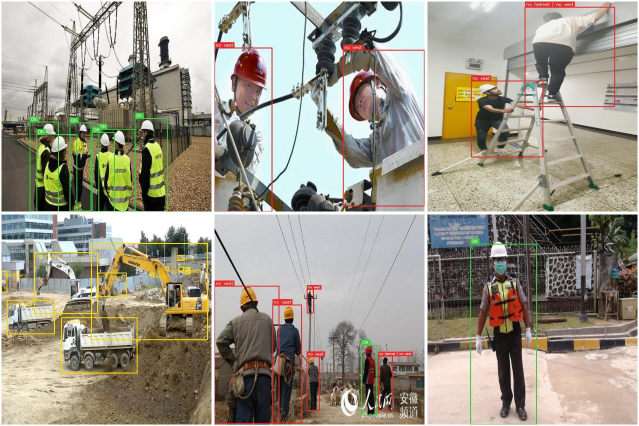
#> input picture assets/results_panel.jpg, 1278 x 852 px, given in place of assets, which was not available (shown at 1/2 size)
$ python make_panel.py ../assets
#> lines starting #> are read from the running program, lines starting #| are printed output that depends on the picture
#> in main, img is the input picture: shape (852, 1278, 3); mean B, G, R 138.4, 151.4, 156.5
"""Tile annotated images into one figure for the README.

    python scripts/make_panel.py results/images_v3/a.jpg results/images_v3/b.jpg ... \\
        --cols 3 --out assets/results_panel.jpg

Each image is cropped to the cell's aspect ratio around its centre (no
stretching) and resized to the same cell size.
"""

import argparse

import cv2
import numpy as np


def fit(img, w, h):
#> called with w = 420, h = 420
    ih, iw = img.shape[:2]
#> ih = 852; iw = 1278
    s = max(w / iw, h / ih)
#> s = 0.493
    img = cv2.resize(img, (max(w, round(iw * s)), max(h, round(ih * s))), interpolation=cv2.INTER_AREA)
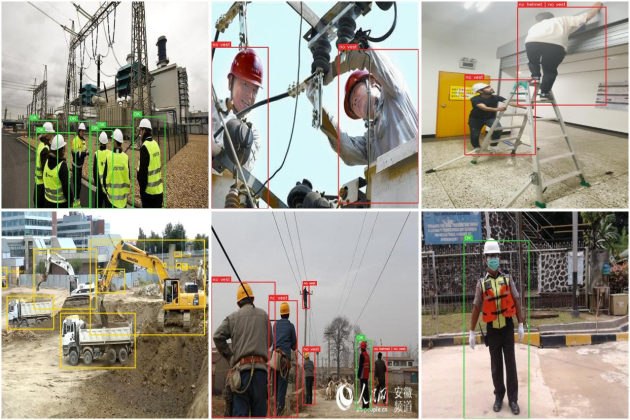
#> img: shape (420, 630, 3); mean of channels 0, 1, 2 138.4, 151.4, 156.5; drawn as B, G, R
    y0, x0 = (img.shape[0] - h) // 2, (img.shape[1] - w) // 2
#> y0 = 0; x0 = 105
    return img[y0:y0 + h, x0:x0 + w]
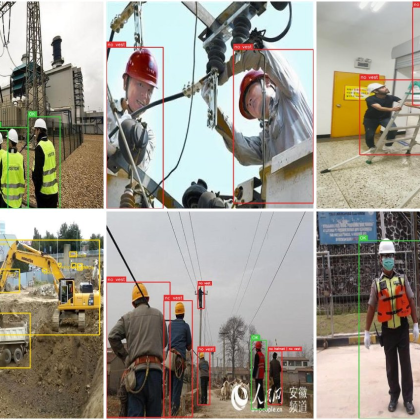
#> returned value: shape (420, 420, 3); mean of channels 0, 1, 2 139.5, 151.1, 156.1; drawn as B, G, R


def main():
    p = argparse.ArgumentParser()
    p.add_argument("images", nargs="+")
    p.add_argument("--cols", type=int, default=3)
    p.add_argument("--cell", type=int, nargs=2, default=(420, 420), metavar=("W", "H"))
    p.add_argument("--gap", type=int, default=6)
    p.add_argument("--out", default="assets/results_panel.jpg")
    p.add_argument("--numbers", action="store_true",
                   help="write the image number in each cell (contact sheet for choosing images)")
    a = p.parse_args()

    w, h = a.cell
    cells = []
    for f in a.images:
        img = cv2.imread(f)
        if img is None:
            raise SystemExit(f"cannot read {f}")
        cell = fit(img, w, h)
        if a.numbers:
            n = str(len(cells) + 1)
            cv2.rectangle(cell, (0, 0), (60, 44), (0, 0, 0), -1)
            cv2.putText(cell, n, (8, 34), cv2.FONT_HERSHEY_SIMPLEX, 1.2, (255, 255, 255), 2, cv2.LINE_AA)
            print(f"{n:>3}  {f}")
        cells.append(cell)
    rows = []
    for i in range(0, len(cells), a.cols):
        row = cells[i:i + a.cols]
        row += [np.full((h, w, 3), 255, np.uint8)] * (a.cols - len(row))
        gap = np.full((h, a.gap, 3), 255, np.uint8)
        rows.append(np.hstack(sum(([c, gap] for c in row), [])[:-1]))
#> this loop made 1 pass
#> after the loop, rows = 1 item
    gap = np.full((a.gap, rows[0].shape[1], 3), 255, np.uint8)
    panel = np.vstack(sum(([r, gap] for r in rows), [])[:-1])
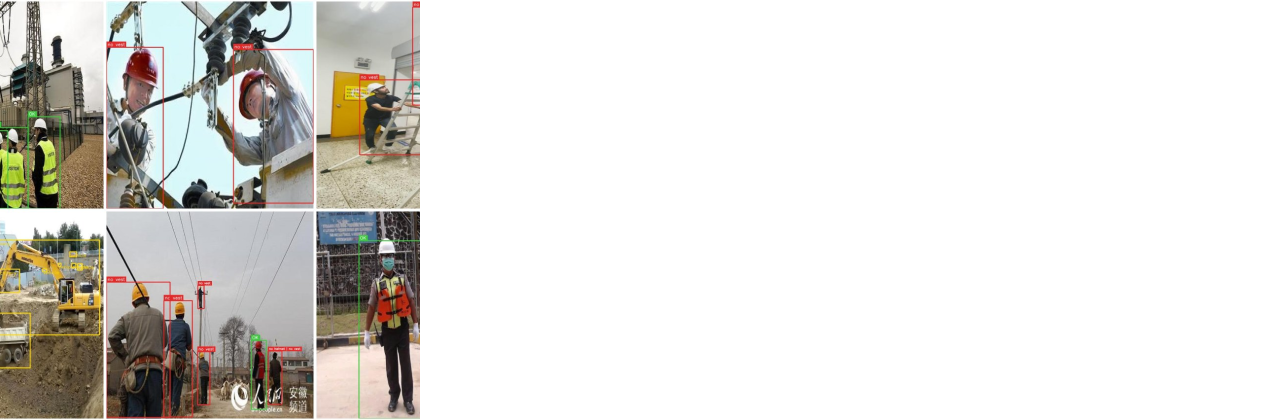
#> panel: shape (420, 1272, 3); mean of channels 0, 1, 2 216.9, 220.7, 222.4; drawn as B, G, R
    cv2.imwrite(a.out, panel, [cv2.IMWRITE_JPEG_QUALITY, 88])
    print(f"{len(cells)} images -> {a.out} ({panel.shape[1]}x{panel.shape[0]})")
#| 1 images -> assets/results_panel.jpg (1272x420)


if __name__ == "__main__":
    main()
